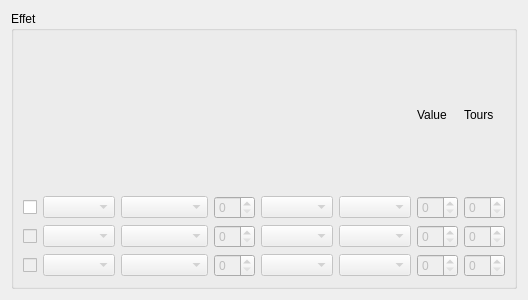
<?xml version="1.0" encoding="UTF-8"?>
<ui version="4.0">
 <class>EffectView</class>
 <widget class="QWidget" name="EffectView">
  <property name="geometry">
   <rect>
    <x>0</x>
    <y>0</y>
    <width>528</width>
    <height>300</height>
   </rect>
  </property>
  <property name="windowTitle">
   <string>Form</string>
  </property>
  <layout class="QHBoxLayout" name="horizontalLayout">
   <item>
    <widget class="QGroupBox" name="groupBox">
     <property name="title">
      <string>Effet</string>
     </property>
     <layout class="QVBoxLayout" name="verticalLayout">
      <item>
       <layout class="QGridLayout" name="gridLayout">
        <item row="4" column="8">
         <widget class="QSpinBox" name="value_spinBox_3">
          <property name="enabled">
           <bool>false</bool>
          </property>
         </widget>
        </item>
        <item row="1" column="4">
         <widget class="QComboBox" name="target_comboBox">
          <property name="enabled">
           <bool>false</bool>
          </property>
         </widget>
        </item>
        <item row="0" column="8">
         <widget class="QLabel" name="label">
          <property name="text">
           <string>Value</string>
          </property>
         </widget>
        </item>
        <item row="1" column="5">
         <widget class="QComboBox" name="reach_comboBox">
          <property name="enabled">
           <bool>false</bool>
          </property>
         </widget>
        </item>
        <item row="4" column="9">
         <widget class="QSpinBox" name="nb_turns_spinBox_3">
          <property name="enabled">
           <bool>false</bool>
          </property>
         </widget>
        </item>
        <item row="2" column="1">
         <widget class="QComboBox" name="stats_comboBox_2">
          <property name="enabled">
           <bool>false</bool>
          </property>
         </widget>
        </item>
        <item row="1" column="1">
         <widget class="QComboBox" name="stats_comboBox">
          <property name="enabled">
           <bool>false</bool>
          </property>
         </widget>
        </item>
        <item row="1" column="9">
         <widget class="QSpinBox" name="nb_turns_spinBox">
          <property name="enabled">
           <bool>false</bool>
          </property>
         </widget>
        </item>
        <item row="2" column="0">
         <widget class="QCheckBox" name="checkBox_2">
          <property name="enabled">
           <bool>false</bool>
          </property>
          <property name="text">
           <string/>
          </property>
         </widget>
        </item>
        <item row="2" column="4">
         <widget class="QComboBox" name="target_comboBox_2">
          <property name="enabled">
           <bool>false</bool>
          </property>
         </widget>
        </item>
        <item row="2" column="9">
         <widget class="QSpinBox" name="nb_turns_spinBox_2">
          <property name="enabled">
           <bool>false</bool>
          </property>
         </widget>
        </item>
        <item row="2" column="5">
         <widget class="QComboBox" name="reach_comboBox_2">
          <property name="enabled">
           <bool>false</bool>
          </property>
         </widget>
        </item>
        <item row="4" column="4">
         <widget class="QComboBox" name="target_comboBox_3">
          <property name="enabled">
           <bool>false</bool>
          </property>
         </widget>
        </item>
        <item row="1" column="2">
         <widget class="QComboBox" name="effect_comboBox">
          <property name="enabled">
           <bool>false</bool>
          </property>
          <property name="sizePolicy">
           <sizepolicy hsizetype="MinimumExpanding" vsizetype="Fixed">
            <horstretch>0</horstretch>
            <verstretch>0</verstretch>
           </sizepolicy>
          </property>
         </widget>
        </item>
        <item row="1" column="8">
         <widget class="QSpinBox" name="value_spinBox">
          <property name="enabled">
           <bool>false</bool>
          </property>
         </widget>
        </item>
        <item row="1" column="0">
         <widget class="QCheckBox" name="checkBox">
          <property name="text">
           <string/>
          </property>
         </widget>
        </item>
        <item row="2" column="2">
         <widget class="QComboBox" name="effect_comboBox_2">
          <property name="enabled">
           <bool>false</bool>
          </property>
         </widget>
        </item>
        <item row="4" column="0">
         <widget class="QCheckBox" name="checkBox_3">
          <property name="enabled">
           <bool>false</bool>
          </property>
          <property name="text">
           <string/>
          </property>
         </widget>
        </item>
        <item row="4" column="5">
         <widget class="QComboBox" name="reach_comboBox_3">
          <property name="enabled">
           <bool>false</bool>
          </property>
         </widget>
        </item>
        <item row="4" column="2">
         <widget class="QComboBox" name="effect_comboBox_3">
          <property name="enabled">
           <bool>false</bool>
          </property>
         </widget>
        </item>
        <item row="2" column="8">
         <widget class="QSpinBox" name="value_spinBox_2">
          <property name="enabled">
           <bool>false</bool>
          </property>
         </widget>
        </item>
        <item row="0" column="9">
         <widget class="QLabel" name="label_4">
          <property name="text">
           <string>Tours</string>
          </property>
         </widget>
        </item>
        <item row="4" column="1">
         <widget class="QComboBox" name="stats_comboBox_3">
          <property name="enabled">
           <bool>false</bool>
          </property>
         </widget>
        </item>
        <item row="1" column="3">
         <widget class="QSpinBox" name="effect_value_spinbox">
          <property name="enabled">
           <bool>false</bool>
          </property>
         </widget>
        </item>
        <item row="2" column="3">
         <widget class="QSpinBox" name="effect_value_spinbox_2">
          <property name="enabled">
           <bool>false</bool>
          </property>
         </widget>
        </item>
        <item row="4" column="3">
         <widget class="QSpinBox" name="effect_value_spinbox_3">
          <property name="enabled">
           <bool>false</bool>
          </property>
         </widget>
        </item>
       </layout>
      </item>
     </layout>
    </widget>
   </item>
  </layout>
 </widget>
 <resources/>
 <connections/>
</ui>
